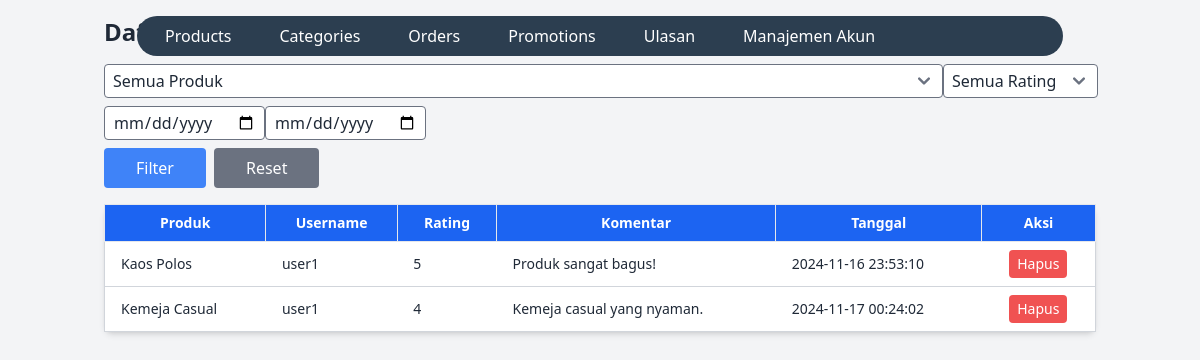
The app's page /public/index.php?page=adminReviews with its own data.
### tables this page shows
CREATE TABLE `reviews` (
  `review_id` int(11) NOT NULL,
  `product_id` int(11) NOT NULL,
  `user_id` int(11) NOT NULL,
  `rating` int(11) DEFAULT NULL CHECK (`rating` between 1 and 5),
  `comment` text DEFAULT NULL,
  `created_at` timestamp NOT NULL DEFAULT current_timestamp()
);

CREATE TABLE `products` (
  `product_id` int(11) NOT NULL,
  `category_id` int(11) NOT NULL,
  `name` varchar(100) NOT NULL,
  `description` text DEFAULT NULL,
  `price` decimal(10,2) NOT NULL,
  `created_at` timestamp NOT NULL DEFAULT current_timestamp(),
  `image_url` varchar(255) DEFAULT NULL,
  `is_featured` tinyint(1) DEFAULT 0,
  `tags` varchar(255) DEFAULT NULL
);

CREATE TABLE `users` (
  `user_id` int(11) NOT NULL,
  `username` varchar(50) NOT NULL,
  `email` varchar(100) NOT NULL,
  `password` varchar(255) NOT NULL,
  `created_at` timestamp NOT NULL DEFAULT current_timestamp(),
  `update_at` timestamp NOT NULL DEFAULT current_timestamp() ON UPDATE current_timestamp(),
  `is_verified` tinyint(1) DEFAULT 0
);

### src/Frontend/adminReviews.php (the view, shortened to what this page needs)
<?php
include BASE_PATH . '/backend/connection.php';
include BASE_PATH . '/Frontend/assets/navbar.php';
$sql_reviews = "SELECT r.review_id, r.rating, r.comment, r.created_at, p.name AS product_name, u.username
                FROM reviews r
                JOIN products p ON r.product_id = p.product_id
                JOIN users u ON r.user_id = u.user_id";
$reviews_result = $conn->query($sql_reviews);
?>
<div class="container mx-auto p-4">
    <h2 class="text-2xl font-semibold mb-4">Daftar Ulasan Produk</h2>
    <form id="filter-reviews-form" class="flex flex-col mb-4 gap-2">
        <div class="flex">
            <select name="product_id" id="product-select" class="border rounded px-2 py-1">
                <option value="">Semua Produk</option>
            </select>
            <select name="rating" id="rating-select" class="border rounded px-2 py-1">
                <option value="">Semua Rating</option>
            </select>
        </div>
        <div class="flex">
            <input type="date" name="start_date" class="border rounded px-2 py-1" />
            <input type="date" name="end_date" class="border rounded px-2 py-1" />
        </div>
        <div class="flex gap-2">
            <button type="button" onclick="applyFilter()" class="bg-blue-500 text-white px-8 py-2 min-w-[80px] rounded">
                Filter
            </button>
            <button type="button" onclick="resetFilter()" class="bg-gray-500 text-white px-8 py-2 rounded">
                Reset
            </button>
        </div>
    </form>
    <table class="min-w-full border-collapse border border-gray-300 shadow-md rounded-lg text-sm">
        <thead class="bg-blue-600 text-white">
            <tr>
                <th class="px-4 py-2 border">Produk</th>
                <th class="px-4 py-2 border">Username</th>
                <th class="px-4 py-2 border">Rating</th>
                <th class="px-4 py-2 border">Komentar</th>
                <th class="px-4 py-2 border">Tanggal</th>
                <th class="px-4 py-2 border">Aksi</th>
            </tr>
        </thead>
        <tbody id="reviews-body" class="bg-white">
            <?php while ($review = $reviews_result->fetch_assoc()) : ?>
                <tr class="border border-gray-300 hover:bg-gray-100">
                    <td class="px-4 py-2"><?= $review['product_name'] ?></td>
                    <td class="px-4 py-2"><?= $review['username'] ?></td>
                    <td class="px-4 py-2"><?= $review['rating'] ?></td>
                    <td class="px-4 py-2"><?= $review['comment'] ?></td>
                    <td class="px-4 py-2"><?= $review['created_at'] ?></td>
                    <td class="px-4 py-2 text-center">
                        <button onclick="deleteReview(<?= $review['review_id'] ?>)" class="bg-red-500 text-white px-2 py-1 rounded hover:bg-red-600">
                            Hapus
                        </button>
                    </td>
                </tr>
            <?php endwhile; ?>
        </tbody>
    </table>
</div>

### records on screen
reviews: product.name "Kaos Polos", user.username "user1", rating "5", comment "Produk sangat bagus!", created_at "2024-11-16 23:53:10"
reviews: product.name "Kemeja Casual", user.username "user1", rating "4", comment "Kemeja casual yang nyaman.", created_at "2024-11-17 00:24:02"
